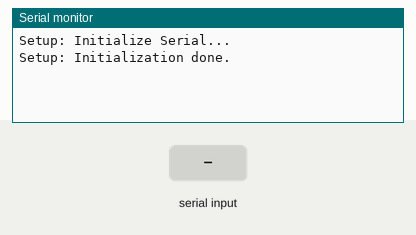
Simulated run of this sketch. Board: Arduino Uno, built with avr-gcc and run on an emulated ATmega328P. On the bench: the last lines printed to the serial monitor. The inputs (shaded band) are chosen by the test bench.

Above: at 1.2 s.
1.3 s: "1\n" received over Serial
At 1.8 s:
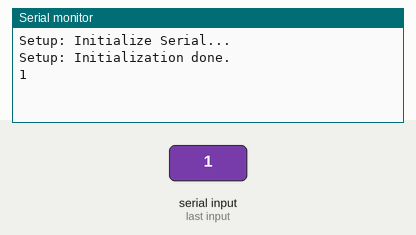
2.8 s: "0\n" received over the second serial link
At 4.0 s:
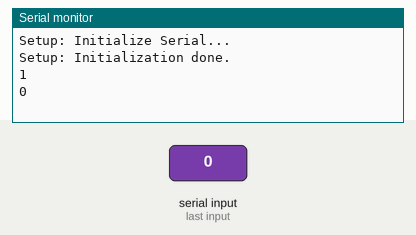
4.3 s: "2\n" received over Serial
At 5.3 s:
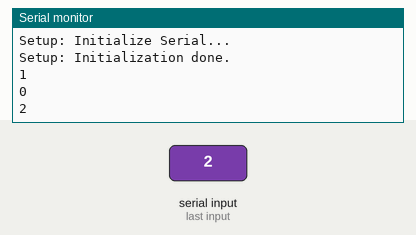

Measured:
- after the input at 1.3 s, the serial monitor: prints a new line at once (image 1)
- after the input at 2.8 s, the serial monitor: prints a new line at once (image 2)
- after the input at 4.3 s, the serial monitor: prints a new line at once (image 3)

The sketch:

aquifera-qa-ino.ino
```cpp
//Volume air akan dihitung setiap 5 detik dan dijumlahkan secara langsung
//Tiap jam akan disimpan data berupa jumlah volume air pada jam tersebut sehingga
//dapat diketahui pengeluaran terbesar pada jam-jam berapa saja

#include <EEPROM.h>
#include <SoftwareSerial.h>
#include <Wire.h>
#include <ds3231.h>
#include <SD.h>
#include <SPI.h>
#include <Arduino_FreeRTOS.h>
//======================================================================//

#ifndef CREDENTIALS_H
  char dest_phone_no[16] = "+000000000000";
#endif

SoftwareSerial EspSerial(6, 5);

// SIM MODULE
SoftwareSerial sim(10, 9);
String  _buffer;
String  number = dest_phone_no;

// FLOW METER SENSOR
#define FLOWSENSOR_PIN 2
const long WaktuDebitAir = 5; //pengambilan data setiap 5 detik
int K = 2.6; // Konstanta flow sensor
float DebitAir = 0.0;
volatile long frekuensi_aliran = 0;

//RTC
struct ts t;

//MICROSD CARD
File myFile;
```

function.ino
```cpp
/*****************************************************
 * DAFTAR FUNGSI
 * InterruptDebitAir() = interrupt dari pin 2
 * HitungDebitAir() = hitung debit tiap detik (L/s)
 * HitungVolumeAir() = hitung volume tiap 10 detik (mL) dan menyimpan data tiap jam dalam eeprom
 * SendMessage() = kirim sms hasil perhitungan volume
 * EEPROM16_Write(....) = menyimpan nilai dalam eeprom > kelemahan akan dibulatkan. tetapi selama arduino tidak mati hasil Volume terakhir tidak akan dibulatkan
 * HapusEeprom() = mengubah isi eeprom dengan nilai 0
 * getFilename(..) = membuat file baru tiap hari yang isinya data dari perhitungan volume tiap sekian detik
 * getFilename2(..) = membuat file data tiap bulan isinya data volume akhir tiap hari
 */

void InterruptDebitAir()
{
  frekuensi_aliran++;
}

void HitungDebitAir()
{
    DebitAir = (frekuensi_aliran/7.5)*K/60.0/WaktuDebitAir; //L/s
    frekuensi_aliran = 0;
    Serial.print("Debit Air: ");
    Serial.println(DebitAir);
}

void DebitTask(void *param) {
    (void) param;
    Serial.println("debitTask: Executing on core ");

     for(;;) {
         HitungDebitAir();
         vTaskDelay(1000 / portTICK_PERIOD_MS); // Delay between loops to reset watchdog timer portMAX_DELAY
     }
    vTaskDelete(NULL);
}

void BlinkTask(void *param) {
    (void) param;
    pinMode(LED_BUILTIN, OUTPUT);
    for(;;) {
      digitalWrite(LED_BUILTIN, HIGH);   // turn the LED on (HIGH is the voltage level)
      Serial.println("On");
      vTaskDelay( 1000 / portTICK_PERIOD_MS ); // wait for one second
      digitalWrite(LED_BUILTIN, LOW);    // turn the LED off by making the voltage LOW
      Serial.println("Off");
      vTaskDelay( 1000 / portTICK_PERIOD_MS ); // wait for one second
  }
    vTaskDelete(NULL);
}
```

loop.ino
```cpp
void HitungDebitAir();

void loop()
{
  echo();
  echoEsp();
}

void echo() {
  if(Serial.available()) {
    String str = Serial.readStringUntil('\n');
    Serial.println(str);
    EspSerial.println(str);
    delay(10);
  }
}

void echoEsp() {
  if(EspSerial.available()) {
    String str = EspSerial.readStringUntil('\n');
    Serial.println(str);
    delay(10);
  }
}
```

setup.ino
```cpp
void setupFlowSensor();
void resetEeprom();
void setupRTC();
void setTimeRTC();
void setupSDCard();
void InterruptDebitAir();

void setup()
{
  // ******* Setup_Start *******
  setupSerial();
  // setupSim(); // [SALMAN] cek ini
  // setupRTC(); // abaikan aja ini
  // setupFlowSensor(); // abaikan aja ini
  // setupSDCard(); // [SALMAN] cek ini
  // ******* Setup_End *******

  Serial.println("Setup: Initialization done.");
  EspSerial.println("Setup: Initialization done.");
}

// Setup Serial
void setupSerial() {
  Serial.begin(9600);
  EspSerial.begin(9600);

  while (!Serial);
  Serial.println("Setup: Initialize Serial...");
  EspSerial.println("Setup: Initialize Serial...");
}

// Setup SIM
void setupSim() {
  Serial.println("Setup: Initializing SIM...");
  // delay(7000); //delay  detik untuk memastikan modul sim sudah siap
  _buffer.reserve(50);
  sim.begin(9600);

  testSim();
}

void testSim() {
  // send GPRS here
  // ...still nothing
}

// Setup SD Card
void setupSDCard() {
  Serial.println("Setup: Initializing SD Card...");

  if (!SD.begin(4)) {
    Serial.println("Setup: Initialization SD Card failed!");
    while (1);
  } else {
    Serial.println("Setup: Initialization SD Card successs!");
    // try create, write, delete file
    // testSDCard();
  }
}

void testSDCard() {
  // perform create, write, delete file [still WIP]
  myFile = SD.open("data.txt", FILE_WRITE);
  int data = 0;
  for (int i=0; i<3; i++)
    myFile.write(data++);

  char line[100];
  int n=0;

  Serial.println("Setup: SD Card Done!");
}

// Setup RTC
void setupRTC() {
  // initializes RTC
  Serial.println("Setup: Initializing RTC...");

  Wire.begin();
  DS3231_init(DS3231_CONTROL_INTCN);

  testRTC();
}

void testRTC() {
  // set time
  t.hour=12;
  t.min=30;
  t.sec=0;
  t.mday=25;
  t.mon=12;
  t.year=2020;

  DS3231_set(t);

  // get time
  DS3231_get(&t);
  Serial.print("Date : ");
  Serial.print(t.mday);
  Serial.print("/");
  Serial.print(t.mon);
  Serial.print("/");
  Serial.print(t.year);
  Serial.print("\t Hour : ");
  Serial.print(t.hour);
  Serial.print(":");
  Serial.print(t.min);
  Serial.print(".");
  Serial.print(t.sec);
  Serial.println();
}

// Setup Flow Sensor
void setupFlowSensor()
{
  // initializes flow sensor
  Serial.println("Setup: Initializing Flow Sensor...");

  pinMode(FLOWSENSOR_PIN, INPUT);
  digitalWrite(FLOWSENSOR_PIN, HIGH);
  attachInterrupt(0,InterruptDebitAir,RISING); // di pin 2
  sei();

  // xTaskCreate(DebitTask, "DebitTask", 128, NULL, 2, NULL);
  // xTaskCreate(BlinkTask, "BlinkTask", 128, NULL, 1, NULL);
}
```
